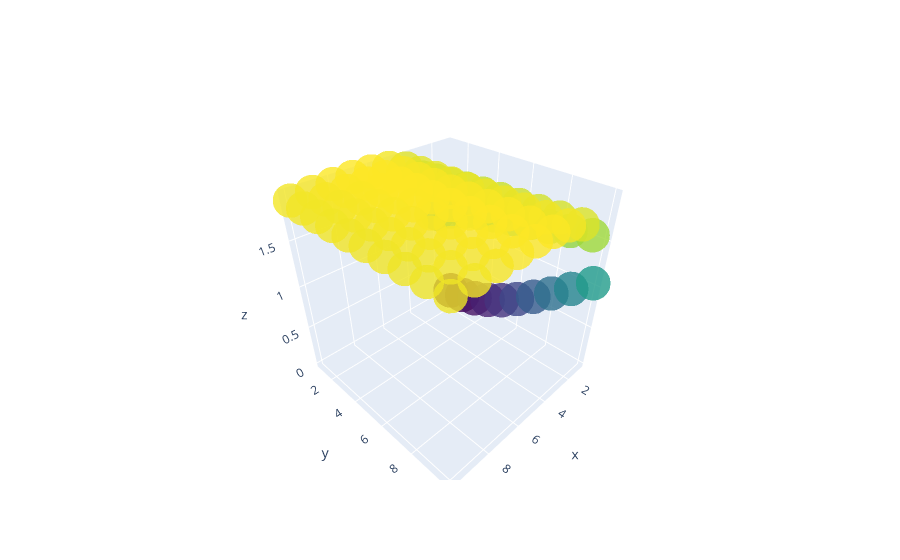

The cell this chart's notebook holds for it:
### Code cell
import plotly.graph_objects as go

x, y, z = zip(*c1s)
z = list(map(float, z))
fig = go.Figure(data=[go.Scatter3d(x=x, y=y, z=z,
                                   mode='markers', 
                                   marker=dict(
                                   size=12,
                                   color=z,                # set color to an array/list of desired values
                                   colorscale='Viridis',   # choose a colorscale
                                   opacity=0.8
    ))])
fig.show()
